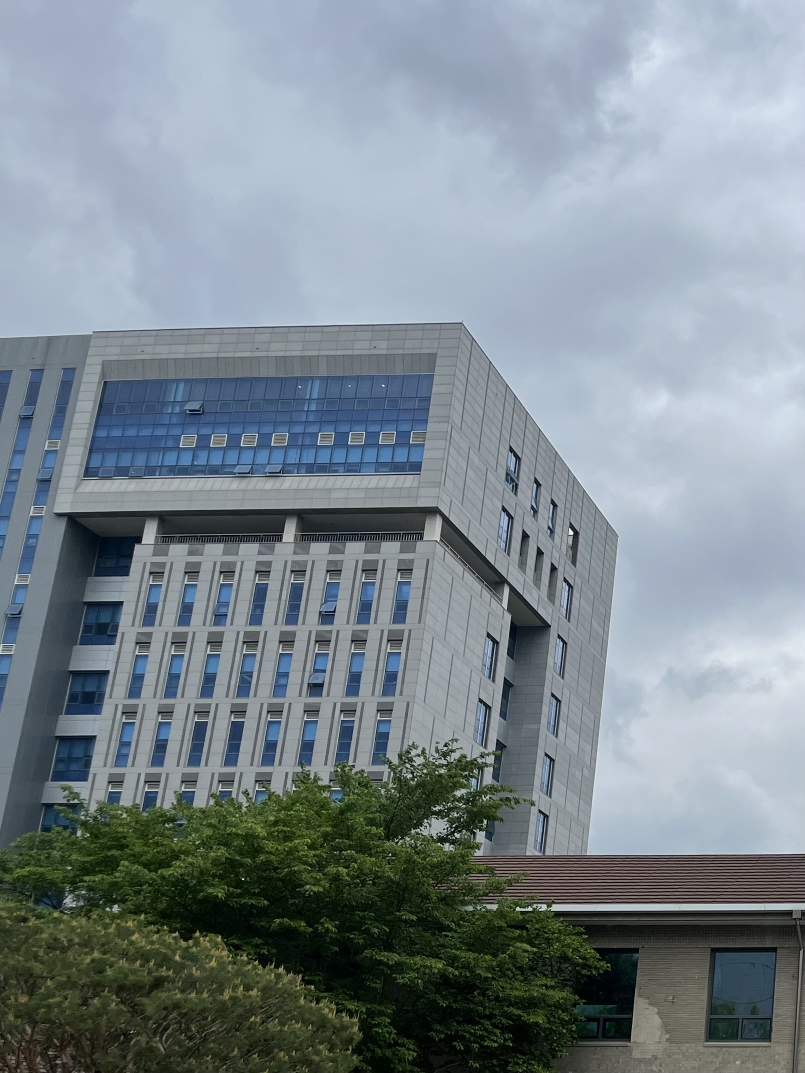
#> input picture image1.jpg, 1610 x 2146 px (shown at 1/2 size)
$ python image_stitching.py
#> lines starting #> are read from the running program, lines starting #| are printed output that depends on the picture; after the words box and inside, x2 and y2 are one past the last pixel; in counts of white or black regions, pixels touching at a corner belong together
import sys
import cv2
import numpy as np


# ─────────────────────────────────────────────
# 1. Feature detection & matching
# ─────────────────────────────────────────────

def detect_and_describe(img, max_features=5000):
    """Detect SIFT keypoints and compute descriptors."""
    gray = cv2.cvtColor(img, cv2.COLOR_BGR2GRAY)
    sift = cv2.SIFT_create(nfeatures=max_features)
    kps, des = sift.detectAndCompute(gray, None)
    return kps, des


def match_features(des1, des2, ratio=0.75):
    """Match descriptors using BFMatcher + Lowe's ratio test."""
    bf = cv2.BFMatcher(cv2.NORM_L2)
    raw = bf.knnMatch(des1, des2, k=2)
    good = [m for m, n in raw if m.distance < ratio * n.distance]
    return good


def find_homography(kps1, kps2, matches, min_matches=10):
    """
    Estimate homography H such that:  pts2 ≈ H @ pts1
    Returns H, mask  (None, None if not enough matches).
    """
    if len(matches) < min_matches:
        return None, None
    pts1 = np.float32([kps1[m.queryIdx].pt for m in matches])
    pts2 = np.float32([kps2[m.trainIdx].pt for m in matches])
    H, mask = cv2.findHomography(pts1, pts2, cv2.RANSAC, 5.0)
    return H, mask


# ─────────────────────────────────────────────
# 2. Auto-ordering: build a chain of images
# ─────────────────────────────────────────────

def build_chain(images):
    """
    Given N images, find a linear ordering by counting inlier matches
    between every pair and greedily chaining from the best anchor.

    Returns ordered list of (original_index, image).
    """
    n = len(images)
    scale = 0.25
    kps_list, des_list = [], []
    for img in images:
        h, w = img.shape[:2]
        small = cv2.resize(img, (int(w * scale), int(h * scale)))
        kps, des = detect_and_describe(small)
        kps_list.append(kps)
        des_list.append(des)

    score = np.zeros((n, n), dtype=int)
    for i in range(n):
        for j in range(i + 1, n):
            if des_list[i] is None or des_list[j] is None:
                continue
            good = match_features(des_list[i], des_list[j])
            score[i, j] = score[j, i] = len(good)

    print("\n[Match scores between image pairs]")
    for i in range(n):
        for j in range(i + 1, n):
            if score[i, j] > 0:
                print(f"  image{i+1} <-> image{j+1}: {score[i,j]} matches")

    best = np.unravel_index(score.argmax(), score.shape)
    chain = list(best)          # e.g. [0, 3]
    used = set(chain)

    def best_neighbour(anchor, exclude):
        candidates = [(score[anchor, k], k) for k in range(n) if k not in exclude]
        if not candidates:
            return None
        return max(candidates)[1]

    while len(chain) < n:
        right = best_neighbour(chain[-1], used)
        left  = best_neighbour(chain[0],  used)

        r_score = score[chain[-1], right] if right is not None else 0
        l_score = score[chain[0],  left]  if left  is not None else 0

        if r_score >= l_score and right is not None:
            chain.append(right)
            used.add(right)
        elif left is not None:
            chain.insert(0, left)
            used.add(left)
        else:
            remaining = [k for k in range(n) if k not in used]
            chain.append(remaining[0])
            used.add(remaining[0])

    print(f"\n[Auto-detected stitching order]: {[f'image{i+1}' for i in chain]}")
    return [(i, images[i]) for i in chain]


# ─────────────────────────────────────────────
# 3. Multi-band blending (Laplacian pyramid)
# ─────────────────────────────────────────────

def gaussian_pyramid(img, levels):
    gp = [img.astype(np.float32)]
    for _ in range(levels):
        gp.append(cv2.pyrDown(gp[-1]))
    return gp


def laplacian_pyramid(img, levels):
    gp = gaussian_pyramid(img, levels)
    lp = []
    for i in range(levels):
        up = cv2.pyrUp(gp[i + 1], dstsize=(gp[i].shape[1], gp[i].shape[0]))
        lp.append(gp[i] - up)
    lp.append(gp[levels])
    return lp


def blend_pyramids(lp1, lp2, mask_pyr):
    blended = []
    for l1, l2, m in zip(lp1, lp2, mask_pyr):
        blended.append(l1 * m + l2 * (1 - m))
    return blended


def reconstruct(lp):
    img = lp[-1]
    for level in reversed(lp[:-1]):
        img = cv2.pyrUp(img, dstsize=(level.shape[1], level.shape[0]))
        img = img + level
    return img


def multiband_blend(base, warped, mask_base, mask_warped, levels=4):
    overlap = (mask_base > 0) & (mask_warped > 0)
    seam_mask = np.where(overlap, 0.5, mask_base.astype(np.float32))
    seam_mask = cv2.GaussianBlur(seam_mask, (0, 0), sigmaX=30)
    seam_mask = np.clip(seam_mask, 0, 1)
    seam_3 = np.dstack([seam_mask] * 3)

    base_f   = base.astype(np.float32)
    warped_f = warped.astype(np.float32)

    lp1 = laplacian_pyramid(base_f,   levels)
    lp2 = laplacian_pyramid(warped_f, levels)

    mask_gp = gaussian_pyramid(seam_3, levels)
    mask_pyr = mask_gp[:levels] + [mask_gp[levels]]

    blended_lp = blend_pyramids(lp1, lp2, mask_pyr)
    result = reconstruct(blended_lp)
    result = np.clip(result, 0, 255).astype(np.uint8)
    return result


# ─────────────────────────────────────────────
# 4. Pairwise stitching
# ─────────────────────────────────────────────

def stitch_pair(img_base, img_src):
    kps1, des1 = detect_and_describe(img_base)
    kps2, des2 = detect_and_describe(img_src)

    matches = match_features(des1, des2)
    print(f"  -> {len(matches)} good matches")

    H, mask = find_homography(kps1, kps2, matches)
    if H is None:
        print("  [WARNING] Not enough matches to stitch this pair – skipping.")
        return img_base

    h1, w1 = img_base.shape[:2]
    h2, w2 = img_src.shape[:2]

    corners1 = np.float32([[0, 0], [w1, 0], [w1, h1], [0, h1]]).reshape(-1, 1, 2)
    corners2 = np.float32([[0, 0], [w2, 0], [w2, h2], [0, h2]]).reshape(-1, 1, 2)

    H_inv = np.linalg.inv(H)
    warped_corners = cv2.perspectiveTransform(corners2, H_inv)

    all_corners = np.concatenate([corners1, warped_corners], axis=0)
    x_min, y_min = np.floor(all_corners.min(axis=0).ravel()).astype(int)
    x_max, y_max = np.ceil(all_corners.max(axis=0).ravel()).astype(int)

    tx, ty = -x_min, -y_min
    canvas_w = x_max - x_min
    canvas_h = y_max - y_min

    MAX_DIM = 15000
    if canvas_w > MAX_DIM or canvas_h > MAX_DIM:
        scale = MAX_DIM / max(canvas_w, canvas_h)
        canvas_w = int(canvas_w * scale)
        canvas_h = int(canvas_h * scale)
        tx = int(tx * scale)
        ty = int(ty * scale)
        S = np.array([[scale, 0, 0], [0, scale, 0], [0, 0, 1]], dtype=np.float64)
        H_inv = S @ H_inv
        h1 = int(h1 * scale); w1 = int(w1 * scale)
        img_base = cv2.resize(img_base, (w1, h1))
        h2 = int(h2 * scale); w2 = int(w2 * scale)
        img_src  = cv2.resize(img_src,  (w2, h2))

    T = np.array([[1, 0, tx], [0, 1, ty], [0, 0, 1]], dtype=np.float64)

    warped_src = cv2.warpPerspective(img_src, T @ H_inv, (canvas_w, canvas_h))

    canvas_base = np.zeros((canvas_h, canvas_w, 3), dtype=np.uint8)
    canvas_base[ty:ty + h1, tx:tx + w1] = img_base

    mask_base   = (canvas_base.sum(axis=2) > 0).astype(np.float32)
    mask_warped = (warped_src.sum(axis=2)  > 0).astype(np.float32)

    result = multiband_blend(canvas_base, warped_src, mask_base, mask_warped, levels=4)

    only_base   = (mask_base > 0) & (mask_warped == 0)
    only_warped = (mask_warped > 0) & (mask_base == 0)
    result[only_base]   = canvas_base[only_base]
    result[only_warped] = warped_src[only_warped]

    return result


# ─────────────────────────────────────────────
# 5. Crop black borders
# ─────────────────────────────────────────────

def crop_black_borders(img):
    gray = cv2.cvtColor(img, cv2.COLOR_BGR2GRAY)
    _, thresh = cv2.threshold(gray, 1, 255, cv2.THRESH_BINARY)
    coords = cv2.findNonZero(thresh)
    if coords is None:
        return img
    x, y, w, h = cv2.boundingRect(coords)
    return img[y:y + h, x:x + w]


# ─────────────────────────────────────────────
# 6. Main
# ─────────────────────────────────────────────

def main(image_paths):
    print(f"Loading {len(image_paths)} images ...")
    images = []
    for p in image_paths:
        img = cv2.imread(p)
#> img is the input picture: shape (2146, 1610, 3); mean B, G, R 143, 136.4, 124.8
        if img is None:
            print(f"[ERROR] Cannot load: {p}")
            sys.exit(1)
        h, w = img.shape[:2]
#> h = 2146; w = 1610
        max_dim = 1600
        if max(h, w) > max_dim:
            scale = max_dim / max(h, w)
#> scale = 0.746
            img = cv2.resize(img, (int(w * scale), int(h * scale)))
#> img: shape (1600, 1200, 3)
        images.append(img)
    print("Done loading.\n")

    ordered = build_chain(images)
#> in build_chain, `n = len(images)`: n = 3
#> the loop in build_chain, `for img in images:` made 3 passes
#> after the loop in build_chain, `for img in images:`:
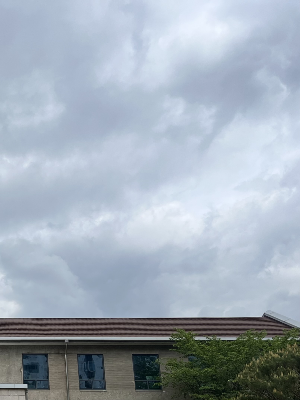
#> small: shape (400, 300, 3); mean B, G, R 183.5, 171.7, 160.7
#> after the loop in build_chain, `for img in images:`: des_list = 3 items
#> the loop in build_chain, `for i in range(n):` made 3 passes
#> after the loop in build_chain, `for i in range(n):`: score = [[0, 31, 16], [31, 0, 111], [16, 111, 0]]
#> the loop in build_chain, `for i in range(n):` made 3 passes
#|   image1 <-> image2: 31 matches
#|   image1 <-> image3: 16 matches
#|   image2 <-> image3: 111 matches
#> in build_chain, `best = np.unravel_index(score.argmax(), score.shape)`: best = (1, 2)
#> in build_chain, `chain = list(best)`: chain = [1, 2]
#> in build_chain, `used = set(chain)`: used = 2 items
#> the loop in build_chain, `while len(chain) < n:` made 1 pass
#> (right, left, r_score, l_score) on pass 1: (0, 0, 16, 31)
#> after the loop in build_chain, `while len(chain) < n:`: chain = [0, 1, 2]; used = 3 items
#| [Auto-detected stitching order]: ['image1', 'image2', 'image3']
#> ordered = 3 items

    print("\n[Stitching images in order ...]")
    panorama = ordered[0][1]
    for idx, (orig_idx, img) in enumerate(ordered[1:], start=1):
        print(f"\nStitching image{orig_idx+1} ({idx}/{len(ordered)-1}) ...")
        panorama = stitch_pair(panorama, img)
#> this loop made 2 passes
#> (idx, orig_idx, matches in stitch_pair, h1 in stitch_pair, w1 in stitch_pair, h2 in stitch_pair) on pass 1: (1, 1, 88 matches, 1600, 1200, 1600)
#> (idx, orig_idx, matches in stitch_pair, h1 in stitch_pair, w1 in stitch_pair, h2 in stitch_pair) on pass 2: (2, 2, 191 matches, 1617, 2263, 1600)
#> (printed output is left out)
#> pass 1, in detect_and_describe (call 4), `gray = cv2.cvtColor(img, cv2.COLOR_BGR2GRAY)`:
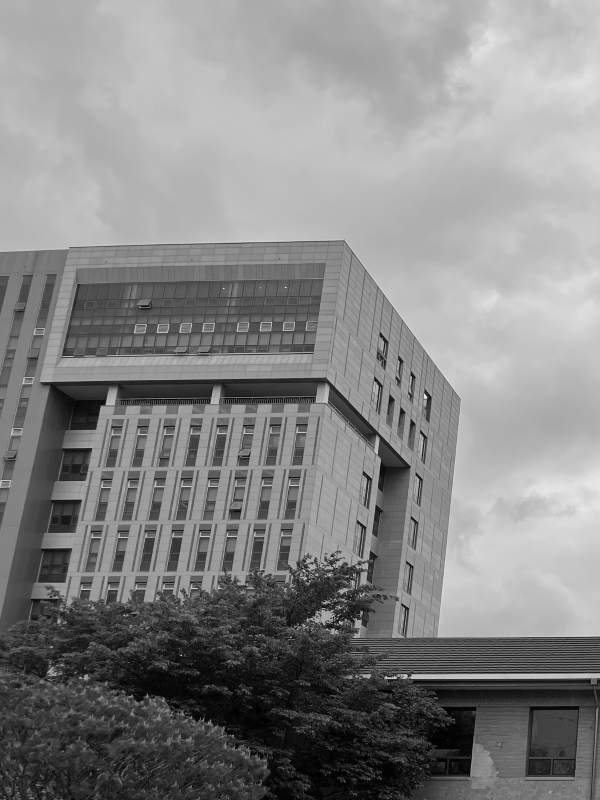
#> gray: shape (1600, 1200) (shown at 1/2 size); min 0, max 251, mean 133.6
#> pass 1, in detect_and_describe (call 5), `gray = cv2.cvtColor(img, cv2.COLOR_BGR2GRAY)`:
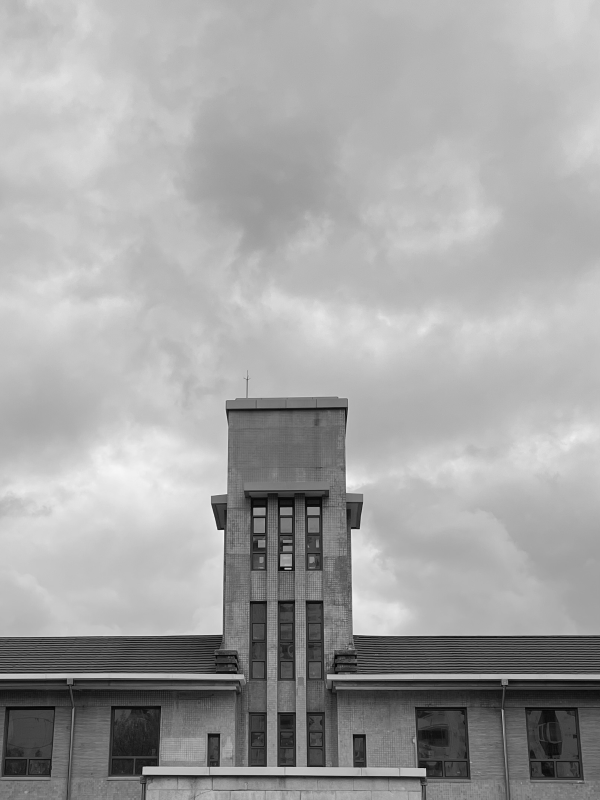
#> gray: shape (1600, 1200) (shown at 1/2 size); min 0, max 252, mean 163.8
#> pass 1, in stitch_pair, `warped_src = cv2.warpPerspective(img_src, T @ H_inv, (canvas_w, canvas..`:
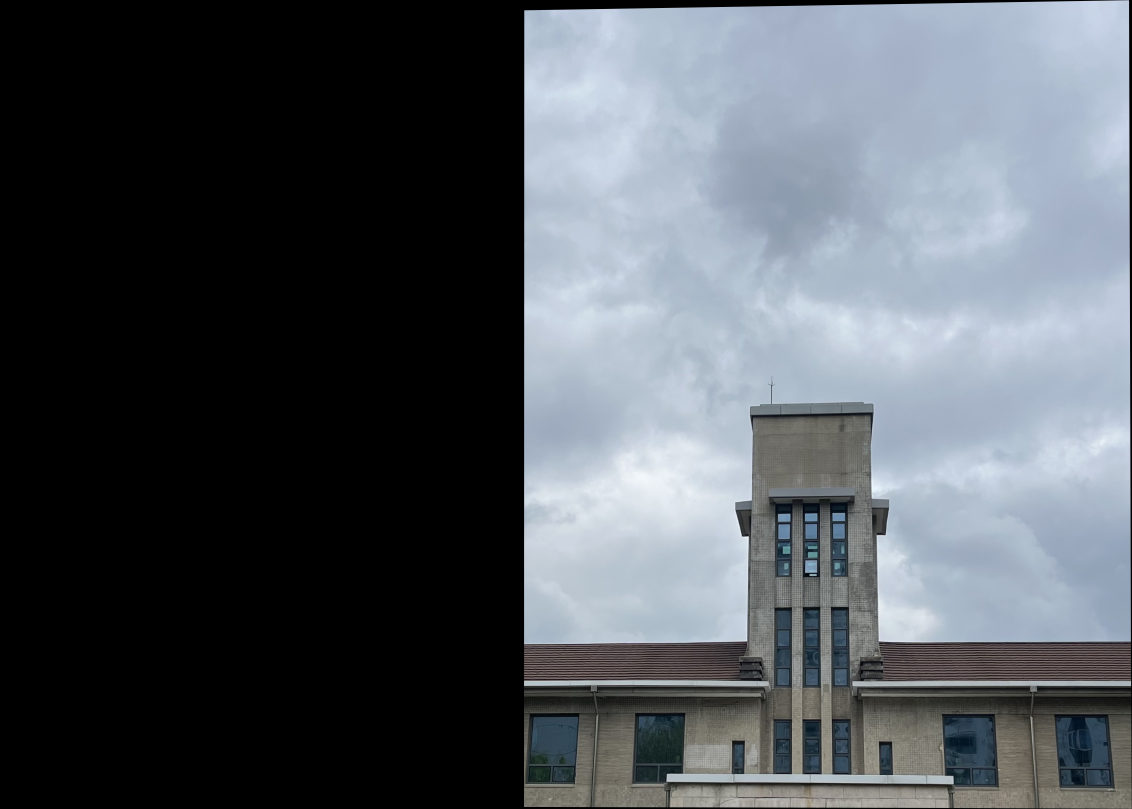
#> warped_src: shape (1617, 2263, 3) (shown at 1/2 size); mean B, G, R 94.1, 88, 82.5
#> pass 1, in stitch_pair, `mask_base   = (canvas_base.sum(axis=2) > 0).astype(np.float32)`:
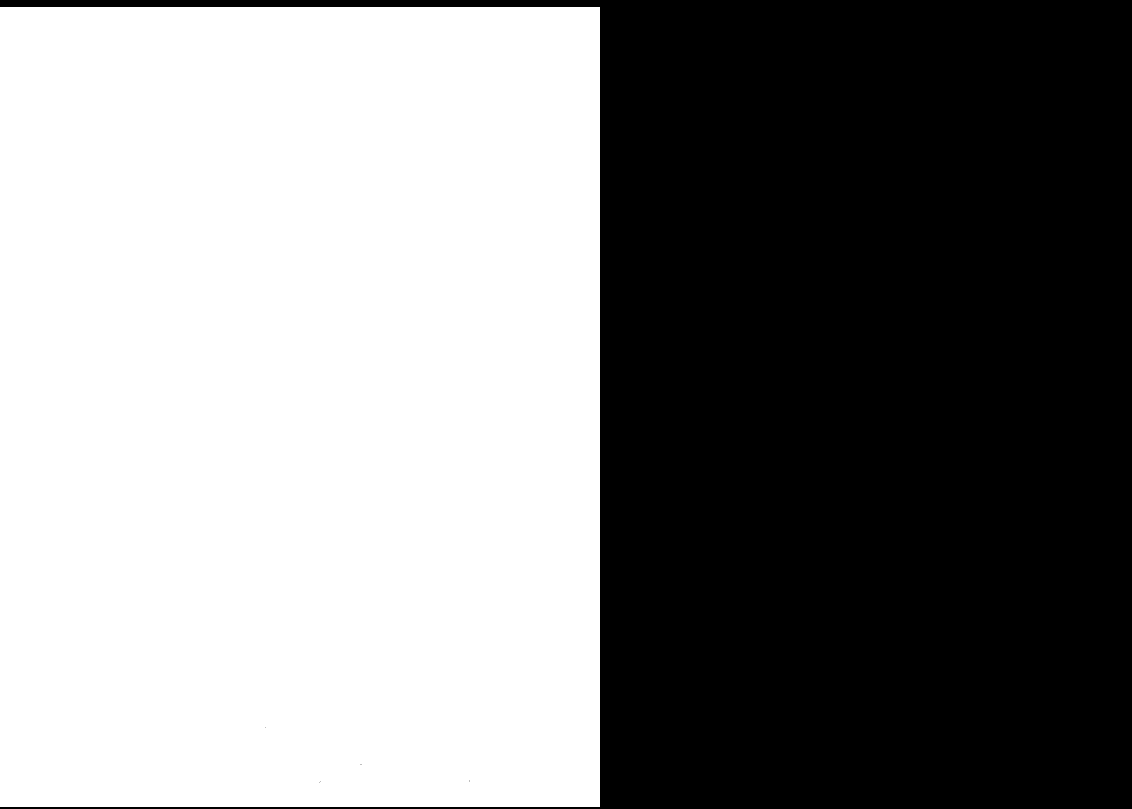
#> mask_base: shape (1617, 2263) float32 (shown at 1/2 size); values 0 (black) and 1 (white), 52.5% white; 8 black regions (7 under 20 px), largest, box (x1, y1, x2, y2) and area: (0, 0, 2263, 1617) 1739271
#> after the loop:
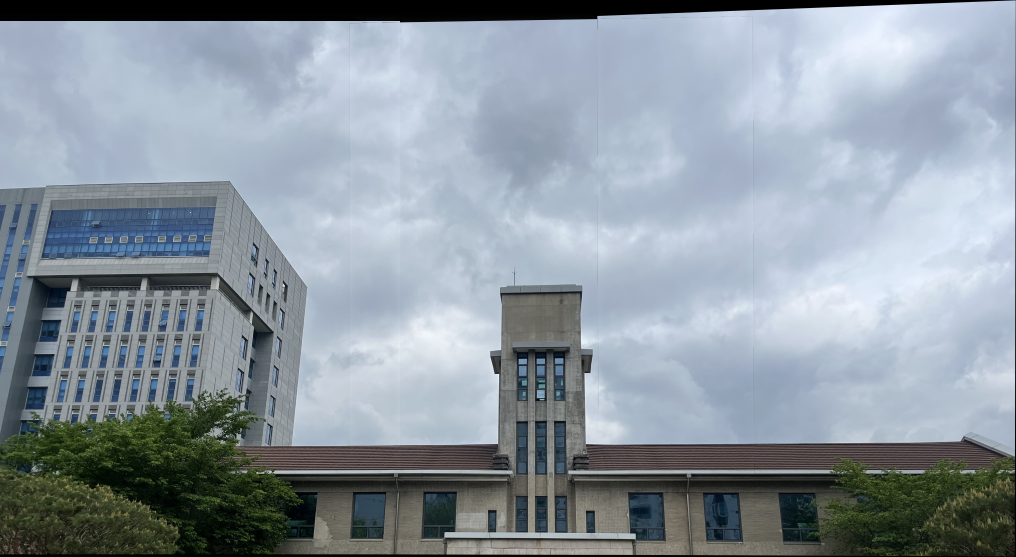
#> panorama: shape (1670, 3048, 3) (shown at 1/3 size); mean B, G, R 160, 150.9, 140.2

    panorama = crop_black_borders(panorama)
#> in crop_black_borders, `_, thresh = cv2.threshold(gray, 1, 255, cv2.THRESH_BINARY)`:
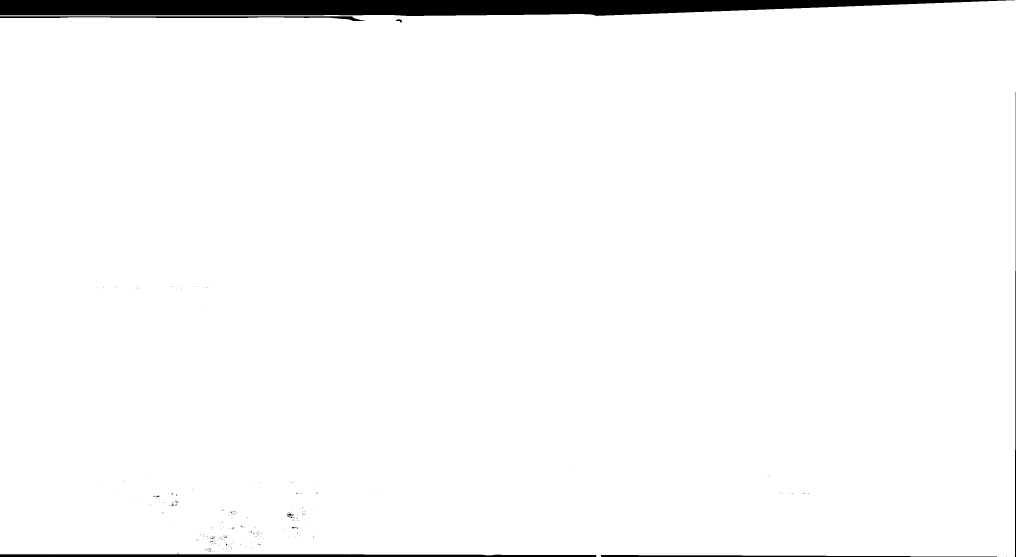
#> thresh: shape (1670, 3048) (shown at 1/3 size); 97.3% white; 343 black regions (332 under 20 px), largest, box (x1, y1, x2, y2) and area: (0, 0, 3045, 49) 111864, (0, 1661, 1789, 1670) 11494, (0, 49, 1096, 63) 4917
#> in crop_black_borders, `coords = cv2.findNonZero(thresh)`: coords = contour of 4955030 points, box (x1, y1, x2, y2) (0, 0, 3048, 1670), area 2477782
#> in crop_black_borders, `x, y, w, h = cv2.boundingRect(coords)`: x = 0; w = 3048; h = 1670

    output_path = "result.jpg"
    cv2.imwrite(output_path, panorama, [cv2.IMWRITE_JPEG_QUALITY, 95])
    print(f"\n[Done] Panorama saved to: {output_path}")
    print(f"       Size: {panorama.shape[1]} x {panorama.shape[0]} px")
#|        Size: 3048 x 1670 px
    return panorama


if __name__ == "__main__":
    if len(sys.argv) > 1:
        paths = sys.argv[1:]
    else:
        import glob
        paths = sorted(glob.glob("image*.jpg"))[:7]
        if not paths:
            print("Usage: python image_stitching.py img1.jpg img2.jpg ...")
            sys.exit(1)

    main(paths)
